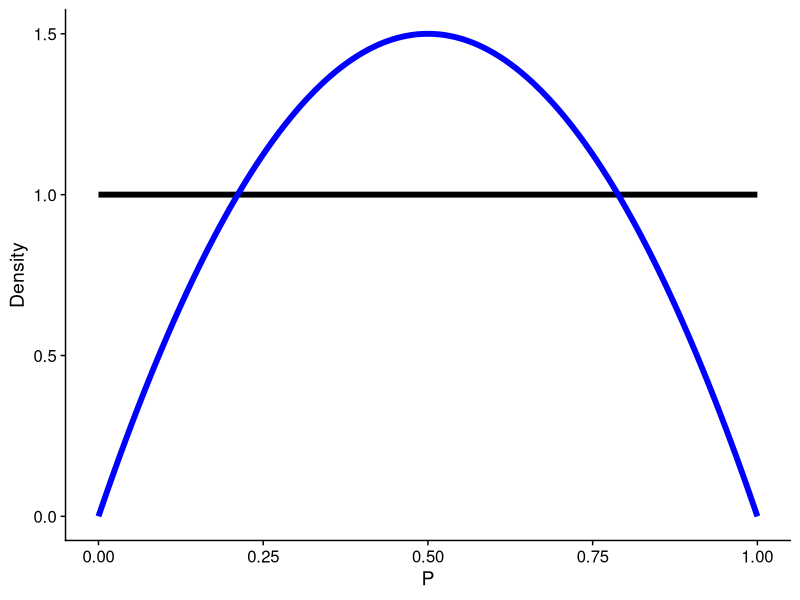
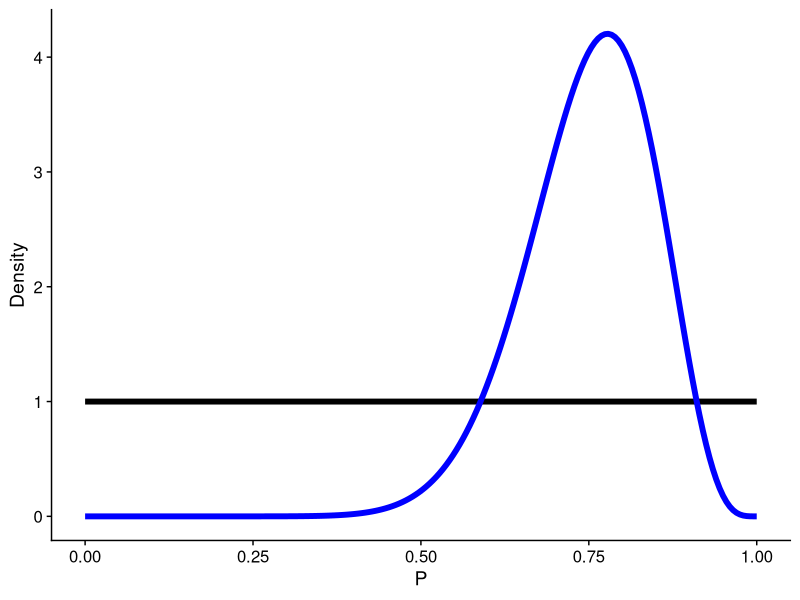
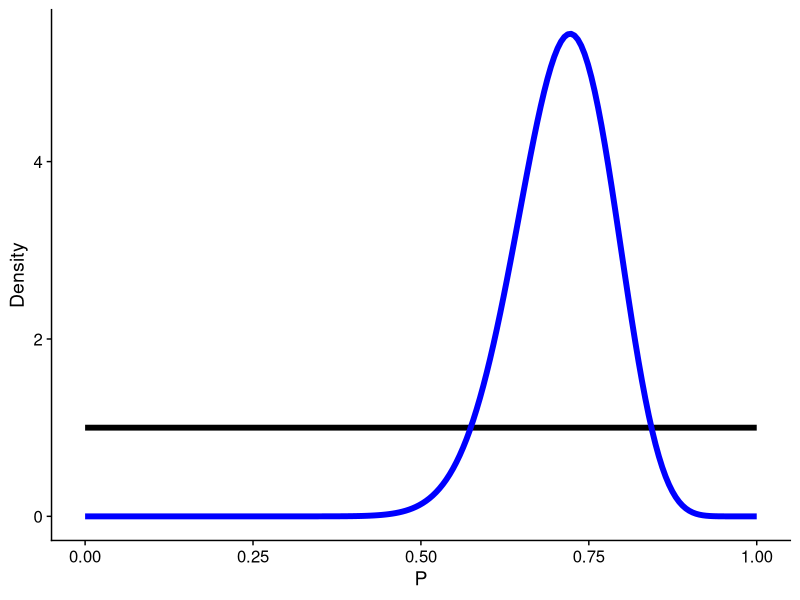
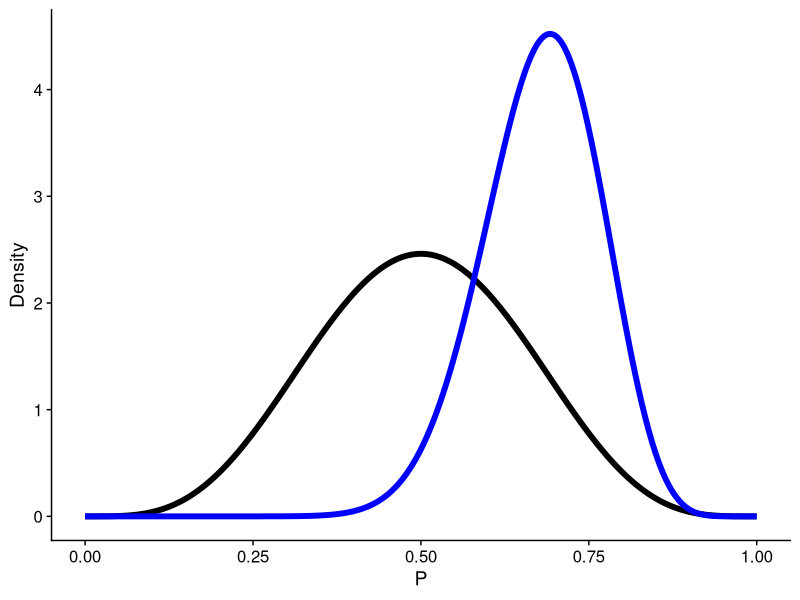
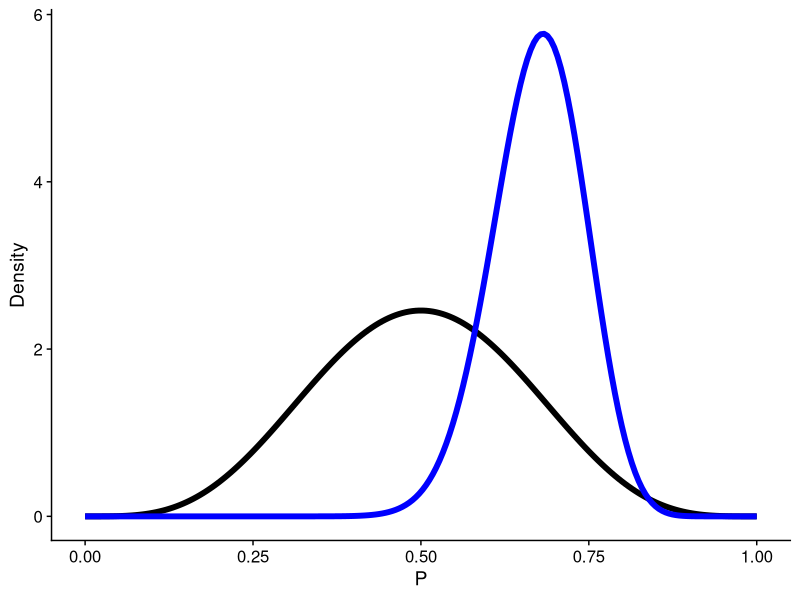
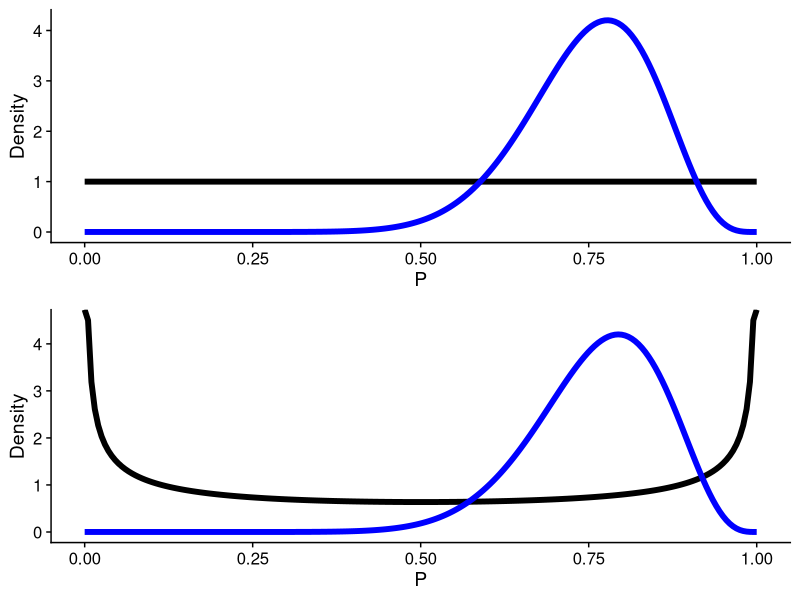
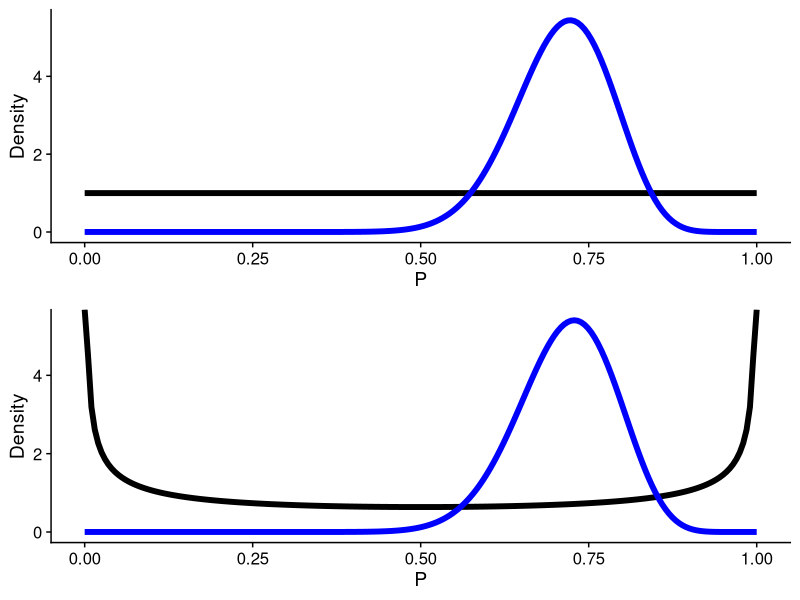
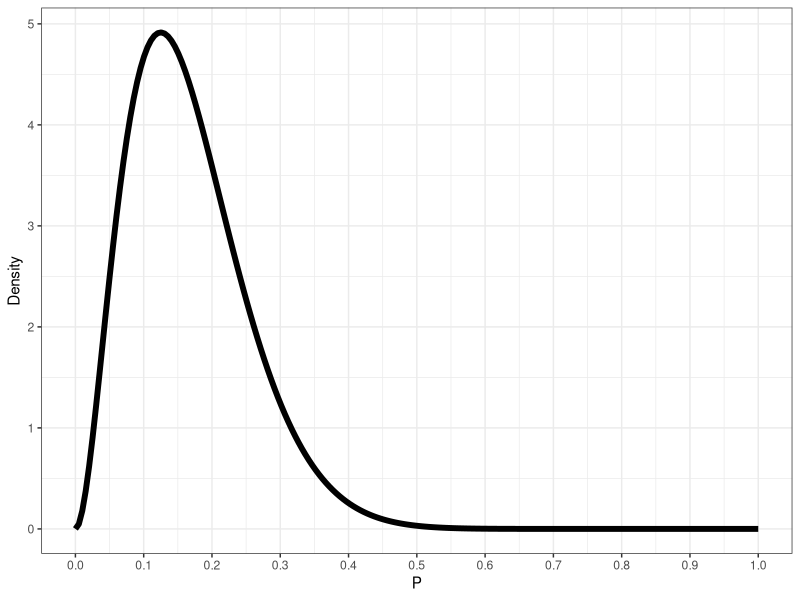

These figures' R source, in order:
## ---- chunk 1
#| echo: false
#| message: false
#| warning: false

library(tidyverse)
library(cowplot)

theme_set(theme_cowplot())
# Required files for this problem set:

## ---- chunk 2
# Experiment 1
chisq.test(c(14, 4))

# Experiment 2
chisq.test(c(26, 10))
## ---- chunk 3
prior_post_beta <- function (a1, b1, a2, b2) {
  ggplot() +
  geom_line(data = tibble(P = seq(0, 1, length.out = 200),
                          Density = dbeta(P, shape1 = a1, shape2 = b1)),
            aes(P, Density), linewidth = 2) +
  geom_line(data = tibble(P = seq(0, 1, length.out = 200),
                          Density = dbeta(P, shape1 = a2, shape2 = b2)),
            aes(P, Density), color = "blue", linewidth = 2)
}

## ---- chunk 4
# FIXME
prior_post_beta(1, 1, 2, 2)
## ---- chunk 5
# FIXME
prior_post_beta(1, 1, 15, 5)
## ---- chunk 6
# FIXME
exp1 <- rbeta(1e4, 15, 5)
quantile(exp1, probs = c(0.025, 0.5, 0.975))
## ---- chunk 7
# FIXME
prior_post_beta(1, 1, 27, 11)

exp2 <- rbeta(1e4, 27, 11)
quantile(exp2, probs = c(0.025, 0.5, 0.975))
## ---- chunk 8
# FIXME
# Experiment 1
prior_post_beta(5, 5, 19, 9)

exp1 <- rbeta(1e4, 19, 9)
quantile(exp1, probs = c(0.025, 0.5, 0.975))

# Experiment 2
prior_post_beta(5, 5, 31, 15)

exp2 <- rbeta(1e4, 31, 15)
quantile(exp2, probs = c(0.025, 0.5, 0.975))
## ---- chunk 9
# FIXME
# Experiment 1
plot_grid(prior_post_beta(1, 1, 15, 5),
          prior_post_beta(0.5, 0.5, 14.5, 4.5),
          nrow = 2)

exp1 <- rbeta(1e4, 14.5, 4.5)
quantile(exp1, probs = c(0.025, 0.5, 0.975))

# Experiment 2
plot_grid(prior_post_beta(1, 1, 27, 11),
          prior_post_beta(0.5, 0.5, 26.5, 10.5),
          nrow = 2)

exp2 <- rbeta(1e4, 26.5, 10.5)
quantile(exp2, probs = c(0.025, 0.5, 0.975))
## ---- chunk 10
# FIXME
ggplot() +
  geom_line(data = tibble(P = seq(0, 1, length.out = 200),
                          Density = dbeta(P, shape1 = 3, shape2 = 15)),
            aes(P, Density), linewidth = 2) +
  scale_x_continuous(breaks = seq(0, 1, by = 0.1)) +
  theme_bw()
## ---- chunk 11
# FIXME
set.seed(38277983)

propLW <- 0.3
Nsamp <- 100
WP <- rbinom(Nsamp,1,propLW)

muP <- mean(WP)

mod <- summary(glm(WP ~ 1, family=binomial))
estL <- 1/(1 + exp(-coef(mod)[1]))

SEp <- 1.96*sqrt((muP*(1-muP))/Nsamp)

CI_dat <- tibble(index = 1, mu = muP, lower = muP-SEp, upper = muP+SEp)

CI_dat |>
  ggplot() +
  geom_point(aes(mu, index)) +
  geom_segment(aes(y=index, yend=index, x=lower, xend=upper)) +
  geom_vline(xintercept = propLW, color = "steelblue") +
  xlim(c(0,1))
## ---- chunk 12
# FIXME

niter <- 100
CI_dat <- tibble(index = seq(1, niter),
                 mu = numeric(length = niter),
                 lower = numeric(length = niter),
                 upper = numeric(length = niter))

for(ii in 1:niter) {
  WP <- rbinom(Nsamp,1,propLW)
  
  muP <- mean(WP)
  
  SEp <- 1.96*sqrt((muP*(1-muP))/Nsamp)
  
  CI_dat[ii,] <- tibble(index = ii,
                        mu = muP,
                        lower = muP-SEp,
                        upper = muP+SEp)
}  

CI_dat |>
  ggplot() +
  geom_point(aes(mu, index)) +
  geom_segment(aes(y=index, yend=index, x=lower, xend=upper)) +
  geom_vline(xintercept = propLW, color = "steelblue") +
  xlim(c(0,1))
## ---- chunk 13
# FIXME
CI_doesnt_include_P <- numeric(niter)

for (ii in 1:niter) {
  CI_doesnt_include_P[ii] <- 
    if_else(CI_dat$lower[ii] > 0.3 | CI_dat$upper[ii] < 0.3, 1, 0)
}
mean(CI_doesnt_include_P)
## ---- chunk 14
# FIXME

chiT <- chisq.test(c(32, 18), p = c(0.75, 0.25))
chiT

obs.s <- chiT$statistic
obs.p <- chiT$p.value
## ---- chunk 15
# FIXME
niter <- 1000
chiT.set <- numeric(length = niter)

for(ii in 1:niter) {
  propLW <- 0.75
  Nsamp <- 50
  WP <- rbinom(Nsamp, 1, propLW)
  
  LWSW <- c(sum(WP), Nsamp - sum(WP))
  chiT.set[ii] <- chisq.test(LWSW, p = c(0.75, 0.25))$statistic
}
## ---- chunk 16
# FIXME

length(which(chiT.set >= obs.s)) / niter

